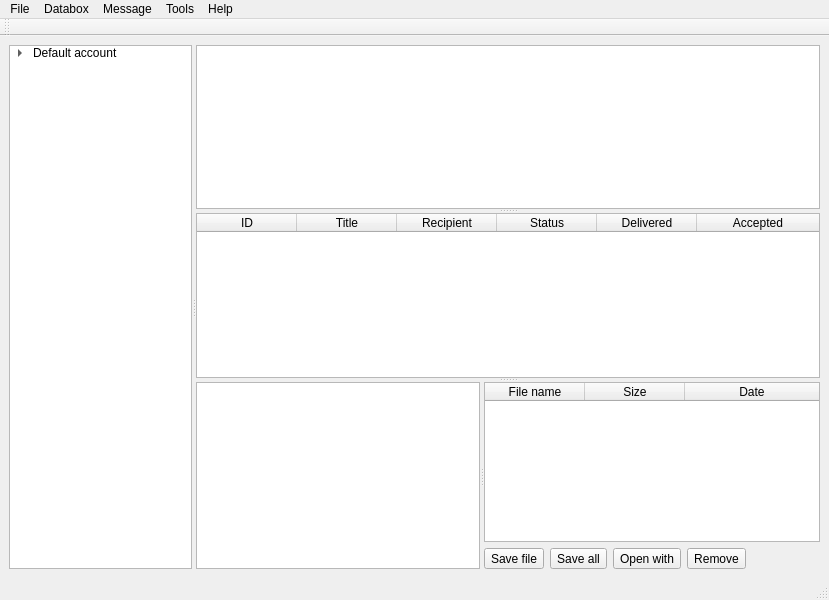
<?xml version="1.0" encoding="UTF-8"?>
<ui version="4.0">
 <author>CZ.NIC</author>
 <class>MainWindow</class>
 <widget class="QMainWindow" name="MainWindow">
  <property name="windowModality">
   <enum>Qt::WindowModal</enum>
  </property>
  <property name="geometry">
   <rect>
    <x>0</x>
    <y>0</y>
    <width>829</width>
    <height>600</height>
   </rect>
  </property>
  <property name="sizePolicy">
   <sizepolicy hsizetype="Preferred" vsizetype="Preferred">
    <horstretch>0</horstretch>
    <verstretch>0</verstretch>
   </sizepolicy>
  </property>
  <property name="windowTitle">
   <string>QDatovka - Free interface for Datové schránky</string>
  </property>
  <property name="layoutDirection">
   <enum>Qt::LeftToRight</enum>
  </property>
  <property name="locale">
   <locale language="English" country="UnitedKingdom"/>
  </property>
  <property name="animated">
   <bool>false</bool>
  </property>
  <widget class="QWidget" name="CentralWidgetWindows">
   <layout class="QHBoxLayout" name="horizontalLayout_2">
    <item>
     <widget class="QSplitter" name="HSplitter1">
      <property name="orientation">
       <enum>Qt::Horizontal</enum>
      </property>
      <widget class="QTreeWidget" name="AccountList">
       <property name="enabled">
        <bool>true</bool>
       </property>
       <property name="sizePolicy">
        <sizepolicy hsizetype="Preferred" vsizetype="Preferred">
         <horstretch>0</horstretch>
         <verstretch>0</verstretch>
        </sizepolicy>
       </property>
       <property name="minimumSize">
        <size>
         <width>150</width>
         <height>0</height>
        </size>
       </property>
       <property name="horizontalScrollBarPolicy">
        <enum>Qt::ScrollBarAsNeeded</enum>
       </property>
       <property name="sizeAdjustPolicy">
        <enum>QAbstractScrollArea::AdjustToContents</enum>
       </property>
       <attribute name="headerVisible">
        <bool>false</bool>
       </attribute>
       <attribute name="headerDefaultSectionSize">
        <number>100</number>
       </attribute>
       <attribute name="headerMinimumSectionSize">
        <number>50</number>
       </attribute>
       <column>
        <property name="text">
         <string>Accounts</string>
        </property>
       </column>
       <item>
        <property name="text">
         <string>Default account</string>
        </property>
        <item>
         <property name="text">
          <string>Recent received</string>
         </property>
        </item>
        <item>
         <property name="text">
          <string>Recent sent</string>
         </property>
        </item>
       </item>
      </widget>
      <widget class="QWidget" name="horizontalLayoutWidget">
       <layout class="QHBoxLayout" name="HBoxLayout1">
        <item>
         <widget class="QSplitter" name="VSplitter2">
          <property name="orientation">
           <enum>Qt::Vertical</enum>
          </property>
          <widget class="QTableWidget" name="ReceivedMessageList">
           <property name="minimumSize">
            <size>
             <width>0</width>
             <height>0</height>
            </size>
           </property>
           <property name="columnCount">
            <number>6</number>
           </property>
           <attribute name="horizontalHeaderVisible">
            <bool>false</bool>
           </attribute>
           <attribute name="horizontalHeaderCascadingSectionResizes">
            <bool>false</bool>
           </attribute>
           <attribute name="horizontalHeaderShowSortIndicator" stdset="0">
            <bool>false</bool>
           </attribute>
           <attribute name="horizontalHeaderStretchLastSection">
            <bool>true</bool>
           </attribute>
           <attribute name="verticalHeaderVisible">
            <bool>false</bool>
           </attribute>
           <attribute name="verticalHeaderDefaultSectionSize">
            <number>0</number>
           </attribute>
           <attribute name="verticalHeaderHighlightSections">
            <bool>false</bool>
           </attribute>
           <attribute name="verticalHeaderMinimumSectionSize">
            <number>0</number>
           </attribute>
           <column>
            <property name="text">
             <string>ID</string>
            </property>
           </column>
           <column>
            <property name="text">
             <string>Title</string>
            </property>
           </column>
           <column>
            <property name="text">
             <string>Sender</string>
            </property>
           </column>
           <column>
            <property name="text">
             <string>Delivered</string>
            </property>
           </column>
           <column>
            <property name="text">
             <string>Accepted</string>
            </property>
           </column>
           <column>
            <property name="text">
             <string>Read locally</string>
            </property>
           </column>
          </widget>
          <widget class="QTableWidget" name="SentMessageList">
           <attribute name="horizontalHeaderCascadingSectionResizes">
            <bool>false</bool>
           </attribute>
           <attribute name="horizontalHeaderShowSortIndicator" stdset="0">
            <bool>false</bool>
           </attribute>
           <attribute name="horizontalHeaderStretchLastSection">
            <bool>true</bool>
           </attribute>
           <attribute name="verticalHeaderVisible">
            <bool>false</bool>
           </attribute>
           <attribute name="verticalHeaderDefaultSectionSize">
            <number>0</number>
           </attribute>
           <attribute name="verticalHeaderHighlightSections">
            <bool>false</bool>
           </attribute>
           <attribute name="verticalHeaderMinimumSectionSize">
            <number>0</number>
           </attribute>
           <column>
            <property name="text">
             <string>ID</string>
            </property>
           </column>
           <column>
            <property name="text">
             <string>Title</string>
            </property>
           </column>
           <column>
            <property name="text">
             <string>Recipient</string>
            </property>
           </column>
           <column>
            <property name="text">
             <string>Status</string>
            </property>
           </column>
           <column>
            <property name="text">
             <string>Delivered</string>
            </property>
           </column>
           <column>
            <property name="text">
             <string>Accepted</string>
            </property>
           </column>
          </widget>
          <widget class="QWidget" name="verticalLayoutWidget">
           <layout class="QVBoxLayout" name="VBoxLayout2">
            <item>
             <widget class="QSplitter" name="HSplitter3">
              <property name="orientation">
               <enum>Qt::Horizontal</enum>
              </property>
              <widget class="QListView" name="ViewMessageInfo"/>
              <widget class="QWidget" name="layoutWidget">
               <layout class="QVBoxLayout" name="VBoxLayout3">
                <item>
                 <widget class="QTableWidget" name="AttachFileList">
                  <attribute name="horizontalHeaderStretchLastSection">
                   <bool>true</bool>
                  </attribute>
                  <attribute name="verticalHeaderVisible">
                   <bool>false</bool>
                  </attribute>
                  <attribute name="verticalHeaderDefaultSectionSize">
                   <number>0</number>
                  </attribute>
                  <attribute name="verticalHeaderHighlightSections">
                   <bool>false</bool>
                  </attribute>
                  <attribute name="verticalHeaderMinimumSectionSize">
                   <number>0</number>
                  </attribute>
                  <column>
                   <property name="text">
                    <string>File name</string>
                   </property>
                  </column>
                  <column>
                   <property name="text">
                    <string>Size</string>
                   </property>
                  </column>
                  <column>
                   <property name="text">
                    <string>Date</string>
                   </property>
                  </column>
                 </widget>
                </item>
                <item>
                 <layout class="QHBoxLayout" name="HBoxLayout4">
                  <item>
                   <widget class="QToolButton" name="SaveFileButton">
                    <property name="text">
                     <string>Save file</string>
                    </property>
                   </widget>
                  </item>
                  <item>
                   <widget class="QToolButton" name="SaveAllButton">
                    <property name="text">
                     <string>Save all</string>
                    </property>
                   </widget>
                  </item>
                  <item>
                   <widget class="QToolButton" name="OpenFileButton">
                    <property name="text">
                     <string>Open with</string>
                    </property>
                   </widget>
                  </item>
                  <item>
                   <widget class="QToolButton" name="DeleteFileButton">
                    <property name="text">
                     <string>Remove</string>
                    </property>
                   </widget>
                  </item>
                  <item>
                   <spacer name="horizontalSpacer">
                    <property name="orientation">
                     <enum>Qt::Horizontal</enum>
                    </property>
                    <property name="sizeHint" stdset="0">
                     <size>
                      <width>40</width>
                      <height>20</height>
                     </size>
                    </property>
                   </spacer>
                  </item>
                 </layout>
                </item>
               </layout>
              </widget>
             </widget>
            </item>
           </layout>
          </widget>
         </widget>
        </item>
       </layout>
      </widget>
     </widget>
    </item>
   </layout>
  </widget>
  <widget class="QMenuBar" name="menubar">
   <property name="geometry">
    <rect>
     <x>0</x>
     <y>0</y>
     <width>829</width>
     <height>20</height>
    </rect>
   </property>
   <widget class="QMenu" name="menuFile">
    <property name="title">
     <string>File</string>
    </property>
    <addaction name="actionSync_all_accounts"/>
    <addaction name="separator"/>
    <addaction name="actionAdd_account"/>
    <addaction name="actionModify_account"/>
    <addaction name="actionDelete_account"/>
    <addaction name="separator"/>
    <addaction name="actionImport_database_directory"/>
    <addaction name="separator"/>
    <addaction name="actionProxy_settings"/>
    <addaction name="separator"/>
    <addaction name="actionPreferences"/>
    <addaction name="separator"/>
    <addaction name="actionQuit"/>
   </widget>
   <widget class="QMenu" name="menuDatabox">
    <property name="title">
     <string>Databox</string>
    </property>
    <addaction name="actionGet_messages"/>
    <addaction name="actionSent_message"/>
    <addaction name="actionMark_all_as_read"/>
    <addaction name="separator"/>
    <addaction name="actionChange_password"/>
    <addaction name="separator"/>
    <addaction name="actionAccount_properties"/>
    <addaction name="separator"/>
    <addaction name="actionMove_account_up"/>
    <addaction name="actionMove_account_down"/>
    <addaction name="separator"/>
    <addaction name="actionChange_data_directory"/>
   </widget>
   <widget class="QMenu" name="menuMessage">
    <property name="title">
     <string>Message</string>
    </property>
   </widget>
   <widget class="QMenu" name="menuTools">
    <property name="title">
     <string>Tools</string>
    </property>
    <addaction name="actionFind_databox"/>
    <addaction name="actionAuthenticate_message_file"/>
    <addaction name="actionView_message_from_ZPO_file"/>
    <addaction name="actionExport_corespondence_overview"/>
   </widget>
   <widget class="QMenu" name="menuHepl">
    <property name="layoutDirection">
     <enum>Qt::LeftToRight</enum>
    </property>
    <property name="title">
     <string>Help</string>
    </property>
    <addaction name="actionAbout_Datovka"/>
    <addaction name="actionHepl"/>
    <addaction name="actionUpdate"/>
   </widget>
   <addaction name="menuFile"/>
   <addaction name="menuDatabox"/>
   <addaction name="menuMessage"/>
   <addaction name="menuTools"/>
   <addaction name="menuHepl"/>
  </widget>
  <widget class="QToolBar" name="toolBar">
   <property name="sizePolicy">
    <sizepolicy hsizetype="Preferred" vsizetype="Maximum">
     <horstretch>0</horstretch>
     <verstretch>0</verstretch>
    </sizepolicy>
   </property>
   <property name="windowTitle">
    <string>toolBar</string>
   </property>
   <attribute name="toolBarArea">
    <enum>TopToolBarArea</enum>
   </attribute>
   <attribute name="toolBarBreak">
    <bool>false</bool>
   </attribute>
  </widget>
  <widget class="QStatusBar" name="statusBar"/>
  <action name="actionSync_all_accounts">
   <property name="text">
    <string>Sync all accounts</string>
   </property>
  </action>
  <action name="actionAdd_account">
   <property name="text">
    <string>Add account</string>
   </property>
  </action>
  <action name="actionModify_account">
   <property name="text">
    <string>Modify account</string>
   </property>
  </action>
  <action name="actionDelete_account">
   <property name="text">
    <string>Remove account</string>
   </property>
  </action>
  <action name="actionProxy_settings">
   <property name="text">
    <string>Proxy settings</string>
   </property>
  </action>
  <action name="actionPreferences">
   <property name="text">
    <string>Preferences</string>
   </property>
  </action>
  <action name="actionQuit">
   <property name="text">
    <string>Quit</string>
   </property>
  </action>
  <action name="actionImport_database_directory">
   <property name="text">
    <string>Import database directory</string>
   </property>
  </action>
  <action name="actionGet_messages">
   <property name="text">
    <string>Get messages</string>
   </property>
  </action>
  <action name="actionSent_message">
   <property name="text">
    <string>Create message</string>
   </property>
  </action>
  <action name="actionMark_all_as_read">
   <property name="text">
    <string>Mark all as read</string>
   </property>
  </action>
  <action name="actionChange_password">
   <property name="text">
    <string>Change password</string>
   </property>
  </action>
  <action name="actionAccount_properties">
   <property name="text">
    <string>Account properties</string>
   </property>
  </action>
  <action name="actionMove_account_up">
   <property name="text">
    <string>Move account up</string>
   </property>
  </action>
  <action name="actionMove_account_down">
   <property name="text">
    <string>Move account down</string>
   </property>
  </action>
  <action name="actionChange_data_directory">
   <property name="text">
    <string>Change data directory</string>
   </property>
  </action>
  <action name="actionAbout_Datovka">
   <property name="text">
    <string>About Datovka</string>
   </property>
  </action>
  <action name="actionHepl">
   <property name="text">
    <string>Help index</string>
   </property>
  </action>
  <action name="actionUpdate">
   <property name="text">
    <string>Update</string>
   </property>
  </action>
  <action name="actionFind_databox">
   <property name="text">
    <string>Find Data Box</string>
   </property>
  </action>
  <action name="actionAuthenticate_message_file">
   <property name="text">
    <string>Authenticate message file</string>
   </property>
  </action>
  <action name="actionView_message_from_ZPO_file">
   <property name="text">
    <string>View message from ZFO file</string>
   </property>
  </action>
  <action name="actionExport_corespondence_overview">
   <property name="text">
    <string>Export correspondence overview</string>
   </property>
  </action>
 </widget>
 <resources/>
 <connections>
  <connection>
   <sender>actionQuit</sender>
   <signal>triggered()</signal>
   <receiver>MainWindow</receiver>
   <slot>close()</slot>
   <hints>
    <hint type="sourcelabel">
     <x>-1</x>
     <y>-1</y>
    </hint>
    <hint type="destinationlabel">
     <x>414</x>
     <y>299</y>
    </hint>
   </hints>
  </connection>
 </connections>
</ui>
